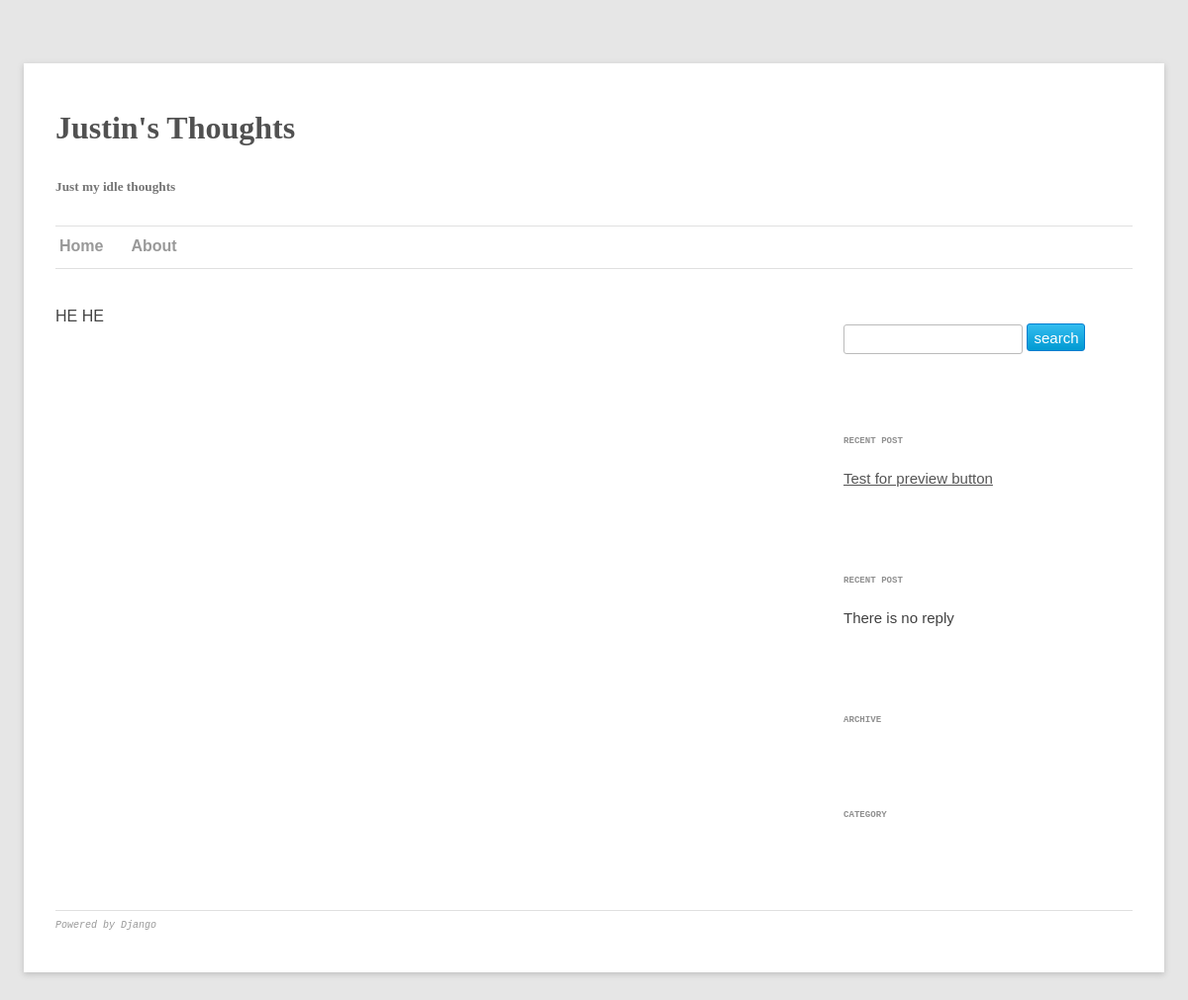
/about/, run on an earlier commit of the app's database.
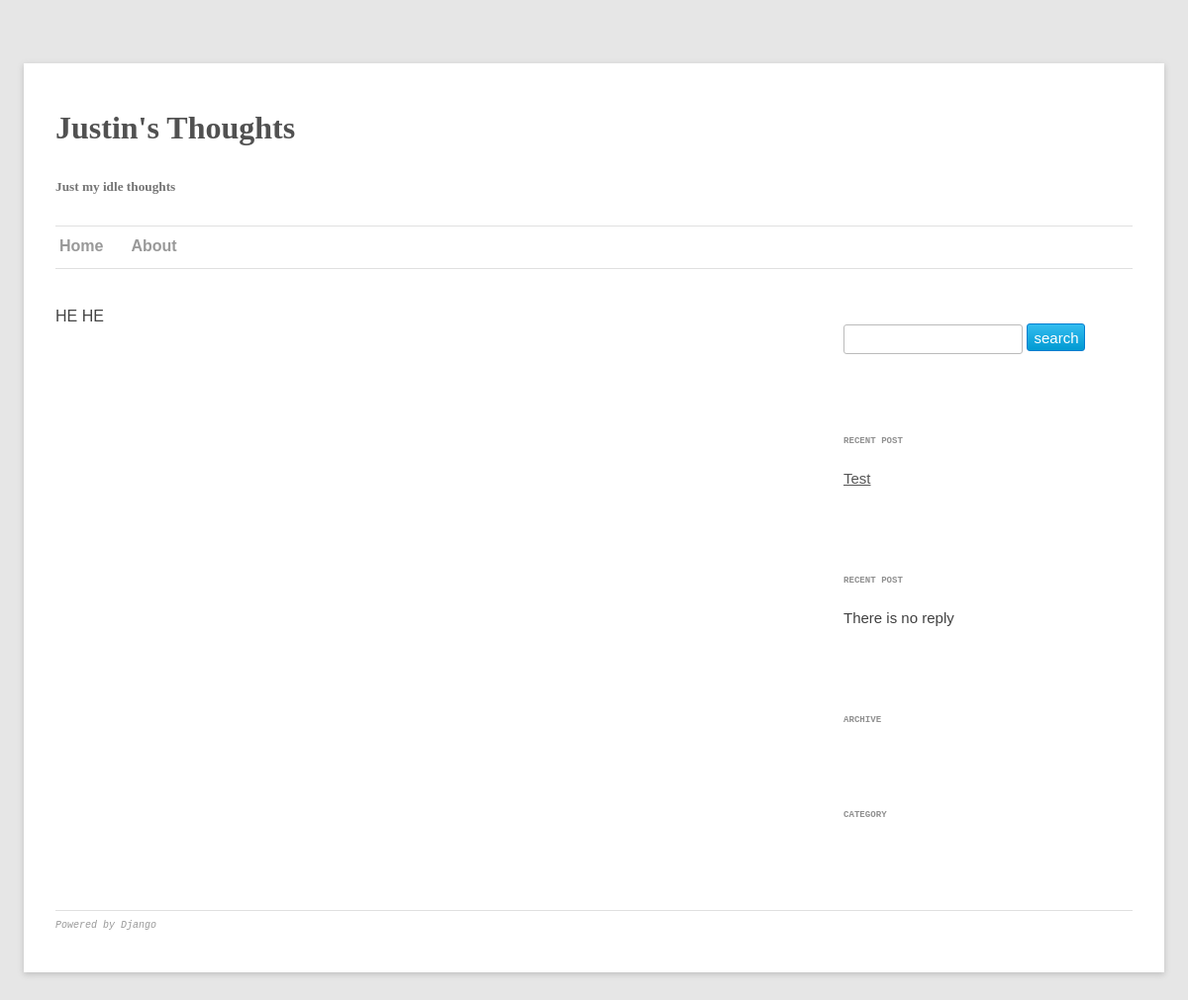
And on a later commit of the database.
### blog/models.py (models this page shows, shortened)
class Post(models.Model):
  title = models.CharField(max_length=100)
  content = models.TextField()
  author = models.CharField(max_length=100)
  published = models.BooleanField(default = False)
  created_date = models.DateTimeField(auto_now_add = True)
  category = models.ForeignKey(Category)
  tags = models.ManyToManyField(Tag)
  visit = models.IntegerField()
  class Meta:
    ordering = ['-created_date']
  def get_abs_url(self):
    mangled = self.title.replace(' ', '__')
    return '/blog/%s/' % mangled

### blog/views.py (the view)
# urls.py: url(r'^about/$', 'blog.views.about'),
def about(request):
  recent_post = Post.objects.first()
  recent_reply = Reply.objects.filter(state = Reply.APPROVED).first()
  return render(request, 'about.html', {'recent_post': recent_post, 'recent_reply':recent_reply } )

### templates/about.html (shortened to what this page needs)
{% extends "blog/base.html" %}
{% block content %}HE HE {% endblock %}

### templates/blog/base.html (shortened to what this page needs)
<!DOCTYPE html>
<html>
<head>
  <link rel="stylesheet" type="text/css" href="{{STATIC_URL}}global.css" />
  <link rel="stylesheet" type="text/css" href="{{STATIC_URL}}post.css" />
</head>
<body style="color:#444;background-color:#e6e6e6;font-family:sans-serif">
  <div class="page">
    <div class="header">
      <h1 class="blog-title">Justin's Thoughts</h1>
      <h5 class="blog-desc">Just my idle thoughts</h5>
    </div>
    <div class="menu">
      <hr />
      <ul class="menu">
        <li><a href="/" class="title-menu-item">Home</a></li>
        <li><a href="/about/" class="title-menu-item">About</a></li>
      </ul>
      <hr />
    </div>
    <div class = "maincontent">
      <div class = "sidebar">
        <div class = "widget widget_form">
          <form action="/blog/search/" method="get" class = "search">
            <p><input type="text" name="q" class="search text"/>
            <input type="submit" value="search" class = "search  button"></p>
          </form>
        </div>
        <div class = "widget widget_recent_post">
          <p class = "widget_title">RECENT POST</p>
          <p class = "widget_content">{% if recent_post %}<a href="{{recent_post.get_abs_url}}">{{ recent_post.title }}</a>{% else %}There is no post{% endif %}</p>
        </div>
        <div class = "widget widget_recent_reply">
          <p class = "widget_title">RECENT POST</p>
          <p class = "widget_content">{% if recent_reply %}<a href="{{recent_reply.get_post_url}}">{{ recent_reply.name }} on {{recent_reply.post}}</a>{% else %}There is no reply{% endif %}</p>
        </div>
        <div class = "widget widget_archive">
          <p class = "widget_title">ARCHIVE</p>
        </div>
        <div class = "widget widget_category">
          <p class = "widget_title">CATEGORY</p>
        </div>
      </div>
      <div class = "content">
        {% block content %}
        {% endblock %}
      </div>
      <div class = "footer">
        <hr />
        <p><a href="http://www.djangoproject.com">Powered by Django</a></p>
      </div>
    </div>
  </div>
</body>
</html>

What changed in the data, as far as the page shows it:
no longer on this page (row unchanged): Post: title "Test for preview button"
added Post: title "Test"
